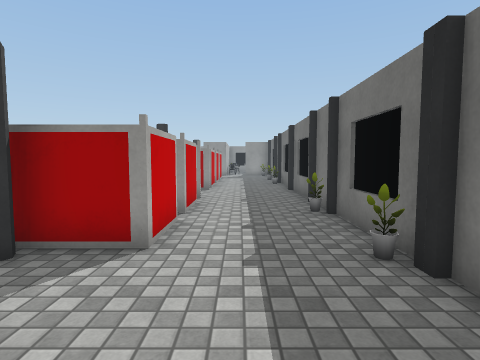
View 1 (above)

24 first-person views from a walk through a scene from a Unity 3-D project. The camera is 1.4 m above the floor, tilts 4° down and sees 80° across. The floor is counted in squares, 1 m on a side. Each view is taken from the middle of a square. On the plan, view 1 faces up. The plan holds only what a view shows up to about 14 squares ahead; the rest is blank. The place goes on beyond the plan. Some animated figures are left out. Some surface patterns are stand-ins.

View 2
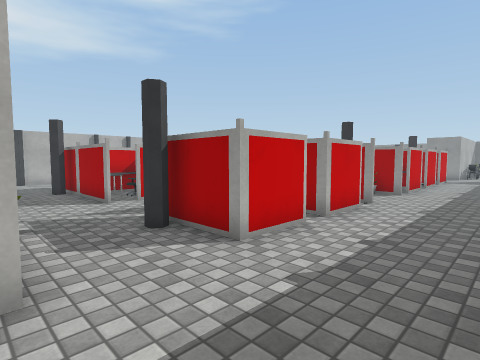

View 3
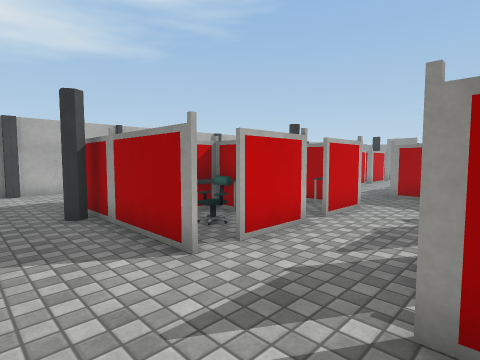

View 4
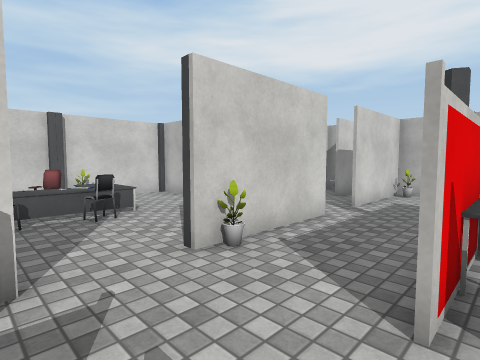

View 5
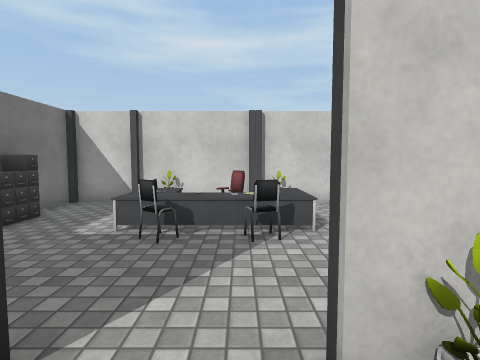

View 6
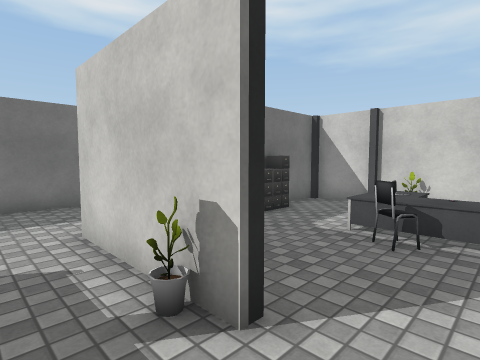

View 7
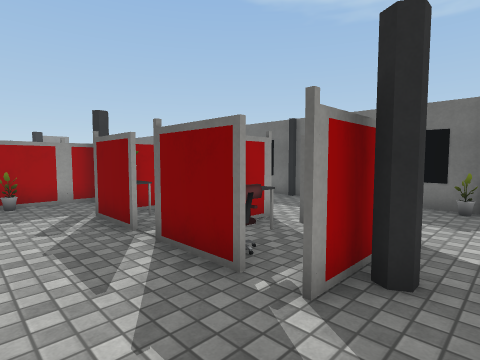

View 8
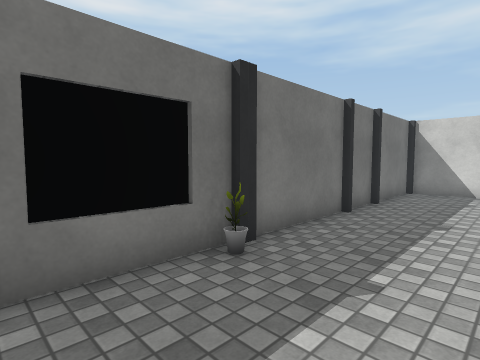

View 9
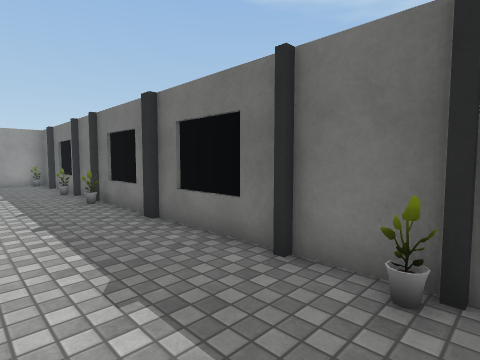

View 10
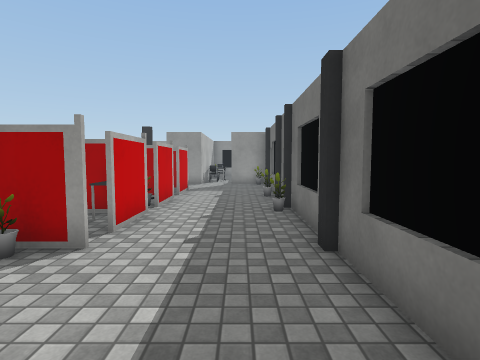

View 11
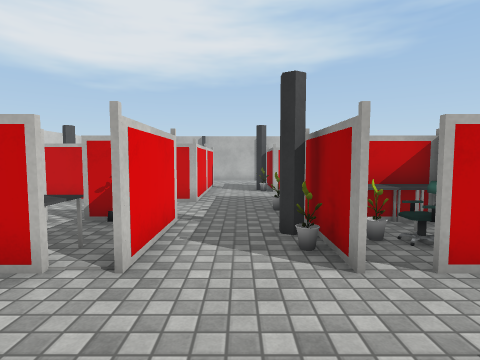

View 12
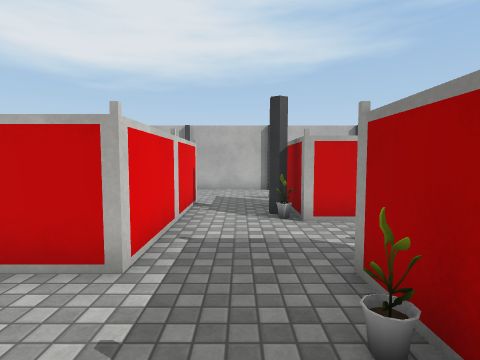

View 13
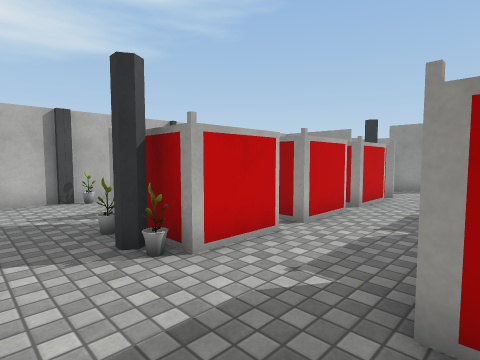

View 14
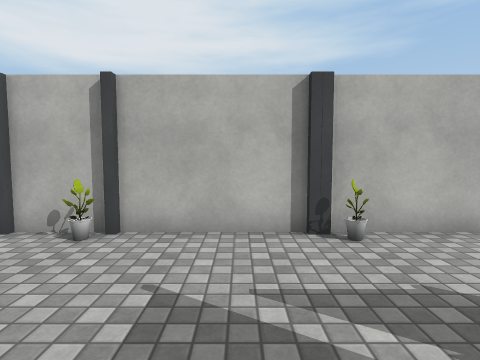

View 15
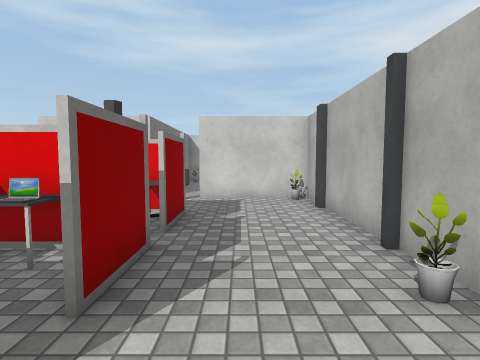

View 16
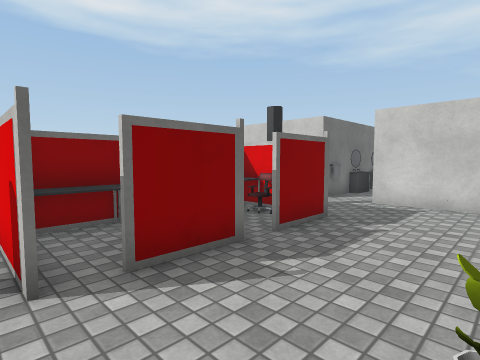

View 17
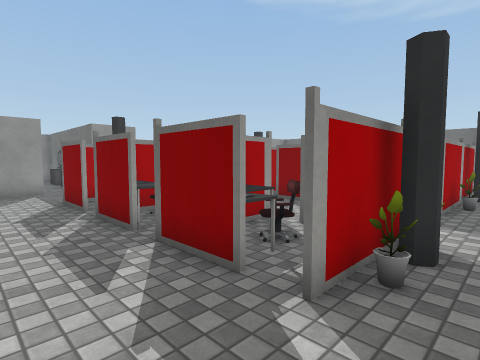

View 18
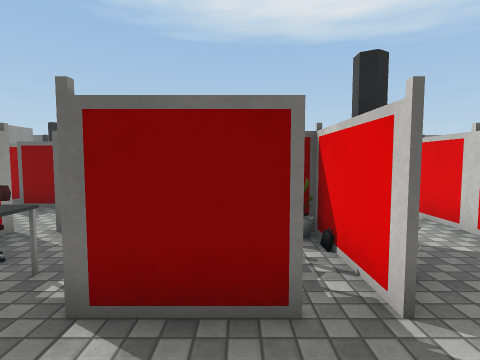

View 19
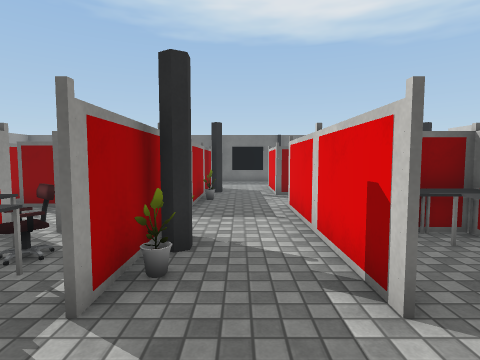

View 20
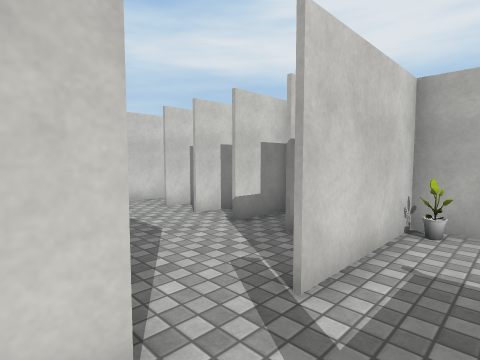

View 21
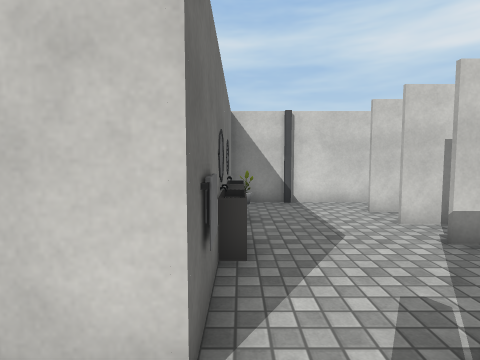

View 22
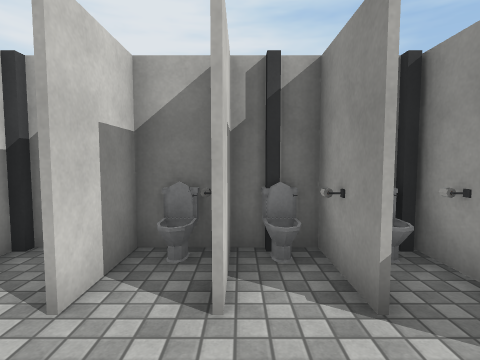

View 23
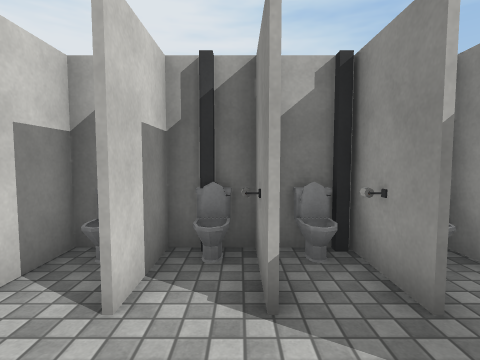

View 24
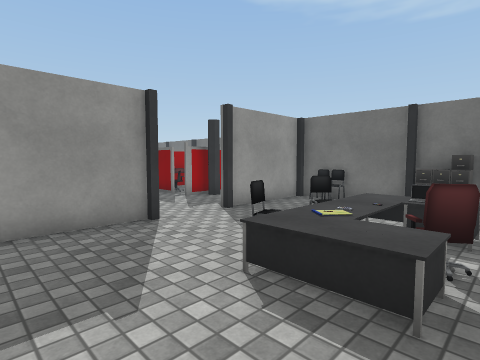

### Floor plan
Points are (right, up) in squares from view 1. A wall is a line through its corners. A room is listed if a view was taken in it or the views show most of it. See-through windows are left out.
Room 1 (views 1, 2, 3, 4, 5, 6, 7, 8, 9, 10, 11, 12, 13, 14, 15, 16, 17, 18, 19, 20, 21, 22, 23, 24)
walls: (-7.4, 4.4) (-8.5, 4.4); (-7.4, 7.6) (-7.4, 5.4); (-4.5, 8.4) (-4.5, 10.6) (-1.4, 10.6); (-4.4, 9.1) (-4.4, 8.4); (-8.6, 10.4) (-9.2, 10.4); (-2.4, 4.4) (-3.9, 4.4); (-8.5, 1.3) (-10.5, 1.3); (-4.6, 1.4) (-2.5, 1.4); (-1.4, 6.6) (-1.4, 5.4); (-10.5, 1.4) (-8.4, 1.4); (-2.5, 1.3) (-4.6, 1.3); (-13.6, 5.5) (-13.6, 6.6); (-13.6, 7.4) (-13.6, 9.6); (-1.4, 10.4) (-3.6, 10.4); (-5.5, 13.4) (-7.6, 13.4); (-13.6, 10.6) (-7.4, 10.6) (-7.4, 8.4); (-12.6, 13.4) (-13.6, 13.4); (-1.4, 13.4) (-3.6, 13.4); (-13.6, 13.5) (-12.5, 13.5); (-10.4, 15.6) (-10.4, 14.4); (-15.5, -0.2) (-17.5, -0.2) (-17.5, -4.8); (-1.4, 15.5) (-1.4, 14.4); (-7.5, 17.4) (-7.5, 18.6); (-15.5, -1.7) (-17.5, -1.7); (-11.6, -4.9) (-11.6, -5.5); (-1.4, -5.5) (-1.4, 0.5); (-17.6, -1.6) (-15.5, -1.6); (-10.4, 18.6) (-10.4, 17.4); (0.1, -6.5) (2.4, -6.5); (-1.4, 19.6) (-1.4, 17.4); (2.5, -5.4) (2.5, 20.5); (-17.5, 16.8) (-17.5, 1.4) (-13.5, 1.4); (-17.4, -6.5) (-1.5, -6.5)
ways out: opening at (-2, 17)
objects: pillar (-18, -6); pillar (-17, -6); toilet (-17, -5) to (-16, -3); toilet (-17, -3); toilet (-17, -1); other object (-17, 1); plant (-17, 2); pillar (-17, 3); pillar (-17, 4); pillar (-17, 8); plant (-17, 9); pillar (-17, 10); pillar (-17, 13); pillar (-17, 14); other object (-17, 18); plant (-16, 14); pillar (-14, -6); other object (-14, 15); other object (-13, -6); mirror (-13, -1); other object (-13, 5); plant (-13, 13); table (-13, 15); table (-13, 16) to (-12, 16); table (-13, 18) to (-13, 19); other object (-12, -4); other object (-12, -2); other object (-12, -1); rack (-12, 0); pillar (-12, 4) to (-11, 4); other object (-12, 5); laptop (-12, 8); pillar (-12, 13); other object (-12, 14); other object (-12, 15); other object (-12, 18) to (-12, 19); pillar (-11, -6); other object (-11, 5); table (-11, 8); table (-11, 9) to (-11, 10); plant (-11, 13); plant (-11, 14); table (-10, 5) to (-9, 5); table (-10, 6) to (-10, 7); other object (-9, -6); pillar (-8, -6); table (-8, -4); table (-8, -3) to (-7, -3); chair (-8, -2) to (-7, -2); pillar (-8, 1); plant (-8, 2); pillar (-7, -6); chair (-7, -5) to (-7, -4); other object (-7, 10); laptop (-6, -4); plant (-6, 13); other object (-5, -6); table (-5, -4); table (-5, -3); chair (-5, -2); pillar (-5, 1); plant (-5, 2); pillar (-4, -6); pillar (-4, 4) to (-3, 4); other object (-4, 6); other object (-4, 9); other object (-4, 10); pillar (-4, 13); pillar (-3, -3); table (-3, 7); cabinet (-2, -4); cabinet (-2, -3); chair (-2, -1); pillar (-2, 1); table (-2, 9); plant (-2, 13); table (-2, 16); pillar (-1, -6); plant (1, 4); plant (1, 17); plant (1, 20); other object (2, -6); pillar (2, -3); pillar (2, -1); pillar (2, 3); pillar (2, 4); pillar (2, 7); plant (2, 8); pillar (2, 10); pillar (2, 13); pillar (2, 14); pillar (2, 17); pillar (2, 20); pillar (3, -6)

Positions as (right, up) in squares from view 1, and headings:
1: (0, 0), facing up
2: (2, 1), facing up-left
3: (-4, 2), facing up-left
4: (-5, 5), facing down-left
5: (-7, 3), facing down
6: (-7, 3), facing down-right
7: (-7, 3), facing up-right
8: (-1, 7), facing down-right
9: (-1, 7), facing up-right
10: (1, 9), facing up
11: (2, 12), facing left
12: (-4, 12), facing left
13: (-7, 11), facing up-left
14: (-12, 12), facing left
15: (-15, 12), facing down
16: (-17, 11), facing down-right
17: (-16, 12), facing up-right
18: (-16, 15), facing right
19: (-16, 12), facing right
20: (-11, 3), facing down-left
21: (-12, 3), facing down
22: (-13, -3), facing left
23: (-13, -2), facing left
24: (-11, -5), facing up-right
